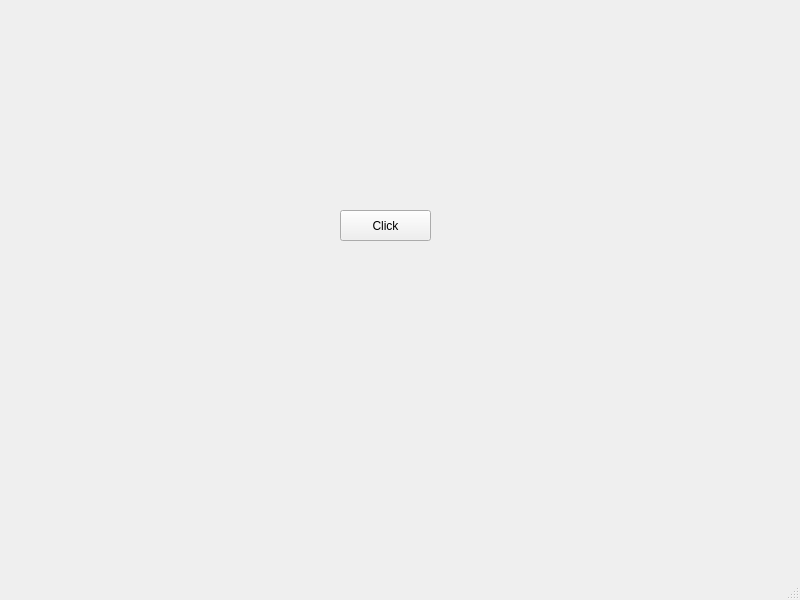
<?xml version="1.0" encoding="UTF-8"?>
<ui version="4.0">
 <class>MainWindow</class>
 <widget class="QMainWindow" name="MainWindow">
  <property name="geometry">
   <rect>
    <x>0</x>
    <y>0</y>
    <width>800</width>
    <height>600</height>
   </rect>
  </property>
  <property name="windowTitle">
   <string>MainWindow</string>
  </property>
  <widget class="QWidget" name="centralwidget">
   <widget class="QPushButton" name="pushButton">
    <property name="geometry">
     <rect>
      <x>340</x>
      <y>210</y>
      <width>91</width>
      <height>31</height>
     </rect>
    </property>
    <property name="text">
     <string>Click</string>
    </property>
   </widget>
  </widget>
  <widget class="QMenuBar" name="menubar">
   <property name="geometry">
    <rect>
     <x>0</x>
     <y>0</y>
     <width>800</width>
     <height>26</height>
    </rect>
   </property>
  </widget>
  <widget class="QStatusBar" name="statusbar"/>
 </widget>
 <resources/>
 <connections/>
</ui>
